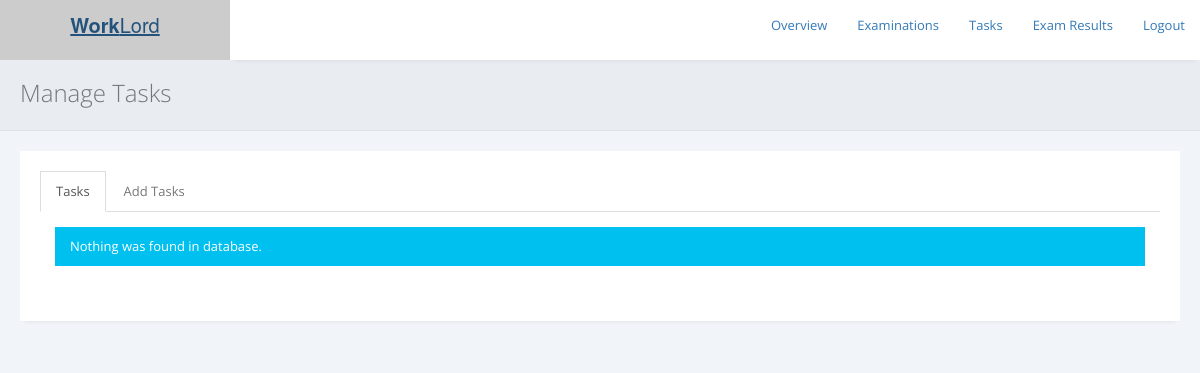
Page /exams/admin/Tasks.php on the earlier database version.
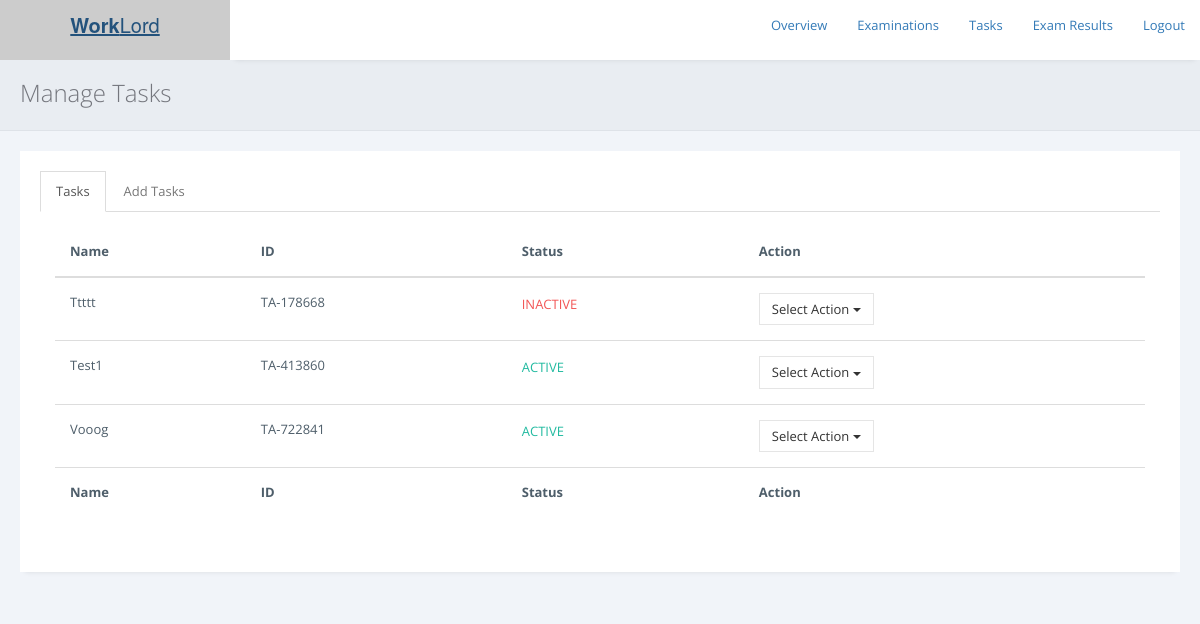
Same page on the later database version.
### tables this page shows
CREATE TABLE `tasks` (
  `task_id` varchar(255) NOT NULL,
  `task_name` varchar(255) NOT NULL,
  `passmark` int(255) NOT NULL,
  `terms` longtext NOT NULL,
  `status` varchar(255) NOT NULL DEFAULT 'Inactive'
);

### exams/admin/Tasks.php (the view, shortened to what the changed rows need)
<?php
include 'includes/check_reply.php';
?>
<!DOCTYPE html>
<html>
<head>
<link rel="stylesheet" href="https://cdnjs.cloudflare.com/ajax/libs/twitter-bootstrap/3.3.7/css/bootstrap.min.css">
<link rel="stylesheet" href="https://cdnjs.cloudflare.com/ajax/libs/font-awesome/4.7.0/css/font-awesome.min.css">
<link rel="stylesheet" href="https://cdnjs.cloudflare.com/ajax/libs/ionicons/2.0.1/css/ionicons.min.css">
<link rel="stylesheet" href="../../css/AdminLTE.min.css">
        <link href="../assets/plugins/pace-master/themes/blue/pace-theme-flash.css" rel="stylesheet"/>
        <link href="../assets/plugins/uniform/css/uniform.default.min.css" rel="stylesheet"/>
        <link href="../assets/plugins/bootstrap/css/bootstrap.min.css" rel="stylesheet" type="text/css"/>
        <link href="../assets/plugins/fontawesome/css/font-awesome.css" rel="stylesheet" type="text/css"/>
        <link href="../assets/plugins/line-icons/simple-line-icons.css" rel="stylesheet" type="text/css"/>
        <link href="../assets/plugins/offcanvasmenueffects/css/menu_cornerbox.css" rel="stylesheet" type="text/css"/>
        <link href="../assets/plugins/waves/waves.min.css" rel="stylesheet" type="text/css"/>
        <link href="../assets/plugins/switchery/switchery.min.css" rel="stylesheet" type="text/css"/>
        <link href="../assets/plugins/3d-bold-navigation/css/style.css" rel="stylesheet" type="text/css"/>
        <link href="../assets/plugins/slidepushmenus/css/component.css" rel="stylesheet" type="text/css"/>
        <link href="../assets/plugins/datatables/css/jquery.datatables.min.css" rel="stylesheet" type="text/css"/>
        <link href="../assets/plugins/datatables/css/jquery.datatables_themeroller.css" rel="stylesheet" type="text/css"/>
        <link href="../assets/plugins/x-editable/bootstrap3-editable/css/bootstrap-editable.css" rel="stylesheet" type="text/css">
        <link href="../assets/plugins/bootstrap-datepicker/css/datepicker3.css" rel="stylesheet" type="text/css"/>
		<link href="../assets/plugins/select2/css/select2.min.css" rel="stylesheet" type="text/css"/>
        <link href="../assets/css/modern.min.css" rel="stylesheet" type="text/css"/>
        <link href="../assets/css/themes/green.css" class="theme-color" rel="stylesheet" type="text/css"/>
        <link href="../assets/css/custom.css" rel="stylesheet" type="text/css"/>
        <link href="../assets/css/snack.css" rel="stylesheet" type="text/css"/>
        <link href="../assets/plugins/summernote-master/summernote.css" rel="stylesheet" type="text/css"/>
        <link href="../assets/plugins/bootstrap-datepicker/css/datepicker3.css" rel="stylesheet" type="text/css"/>
        <link href="../assets/plugins/bootstrap-colorpicker/css/colorpicker.css" rel="stylesheet" type="text/css"/>
        <link href="../assets/plugins/bootstrap-tagsinput/bootstrap-tagsinput.css" rel="stylesheet" type="text/css"/>
        <link href="../assets/plugins/bootstrap-timepicker/css/bootstrap-timepicker.min.css" rel="stylesheet" type="text/css"/>
    </head>
    <body <?php if ($ms == "1") { print 'onload="myFunction()"'; } ?>  >
        <main class="content-wrap">
            <div class="page-inner">
                <div id="main-wrapper">
                    <div class="row">
                        <div class="col-md-12">
						<div class="row">
                            <div class="col-md-12">
                                <div class="panel panel-white">
                                    <div class="panel-body">
                                        <div role="tabpanel">
                                            <div class="tab-content">
                                                <div role="tabpanel" class="tab-pane active fade in" id="tab5">
                                           <div class="table-responsive">
										   <?php
										   include '../../db.php';
										   $sql = "SELECT * FROM tasks";
                                           $result = $conn->query($sql);
                                           if ($result->num_rows > 0) {
										print '
										<table id="example" class="display table" style="width: 100%; cellspacing: 0;">
                                        <thead>
                                            <tr>
                                                <th>Name</th>
                                                <th>ID</th>
												<th>Status</th>
                                                <th>Action</th>
                                            </tr>
                                        </thead>
                                        <tfoot>
                                            <tr>
                                                <th>Name</th>
                                                <th>ID</th>
												<th>Status</th>
                                                <th>Action</th>
                                            </tr>
                                        </tfoot>
                                        <tbody>';
                                           while($row = $result->fetch_assoc()) {
											   $status = $row['status'];
											   if ($status == "Active") {
											   $st = '<p class="text-success">ACTIVE</p>';
											   $stl = '<a href="pages/make_tsk_in.php?id='.$row['task_id'].'">Make Inactive</a>';
											   }else{
											   $st = '<p class="text-danger">INACTIVE</p>';
                                               $stl = '<a href="pages/make_tsk_ac.php?id='.$row['task_id'].'">Make Active</a>';
											   }
                                          print '
										       <tr>
                                                <td>'.$row['task_name'].'</td>
												<td>'.$row['task_id'].'</td>
												<td>'.$st.'</td>
                                                <td><div class="btn-group" role="group">
                                                <button type="button" class="btn btn-default dropdown-toggle" data-toggle="dropdown" aria-expanded="false">
                                                    Select Action
                                                    <span class="caret"></span>
                                                </button>
                                                <ul class="dropdown-menu" role="menu">
                                                    <li>'.$stl.'</li>
													<li><a href="edit-task.php?tid='.$row['task_id'].'">Edit Task</a></li>
													<li><a href="view-taskquestions.php?tid='.$row['task_id'].'">View Question</a></li>
                                                    <li><a'; ?> onclick = "return confirm('Drop <?php echo $row['task_name']; ?> ?')" <?php print ' href="pages/drop_tsk.php?id='.$row['task_id'].'">Drop Task</a></li>
                                                </ul>
                                            </div></td>
                                            </tr>';
                                           }
										   print '
									   </tbody>
                                       </table>  ';
                                            } else {
											print '
												<div class="alert alert-info" role="alert">
                                        Nothing was found in database.
                                    </div>';
                                           }
										   ?>
                                    </div>
                                                </div>
                                            </div>
                                        </div>
                                    </div>
                                </div>
                            </div>
                        </div>
                        </div>
                    </div>
                </div>
            </div>
        </main>
    </body>
</html>

Differences in the rows shown:
added tasks: task_name "Ttttt", task_id "TA-178668", status "INACTIVE"
added tasks: task_name "Test1", task_id "TA-413860", status "ACTIVE"
added tasks: task_name "Vooog", task_id "TA-722841", status "ACTIVE"
Other differences:
text no longer shown: "Nothing was found in database."
text now shown: "Name ID Status Action Name ID Status Action"
